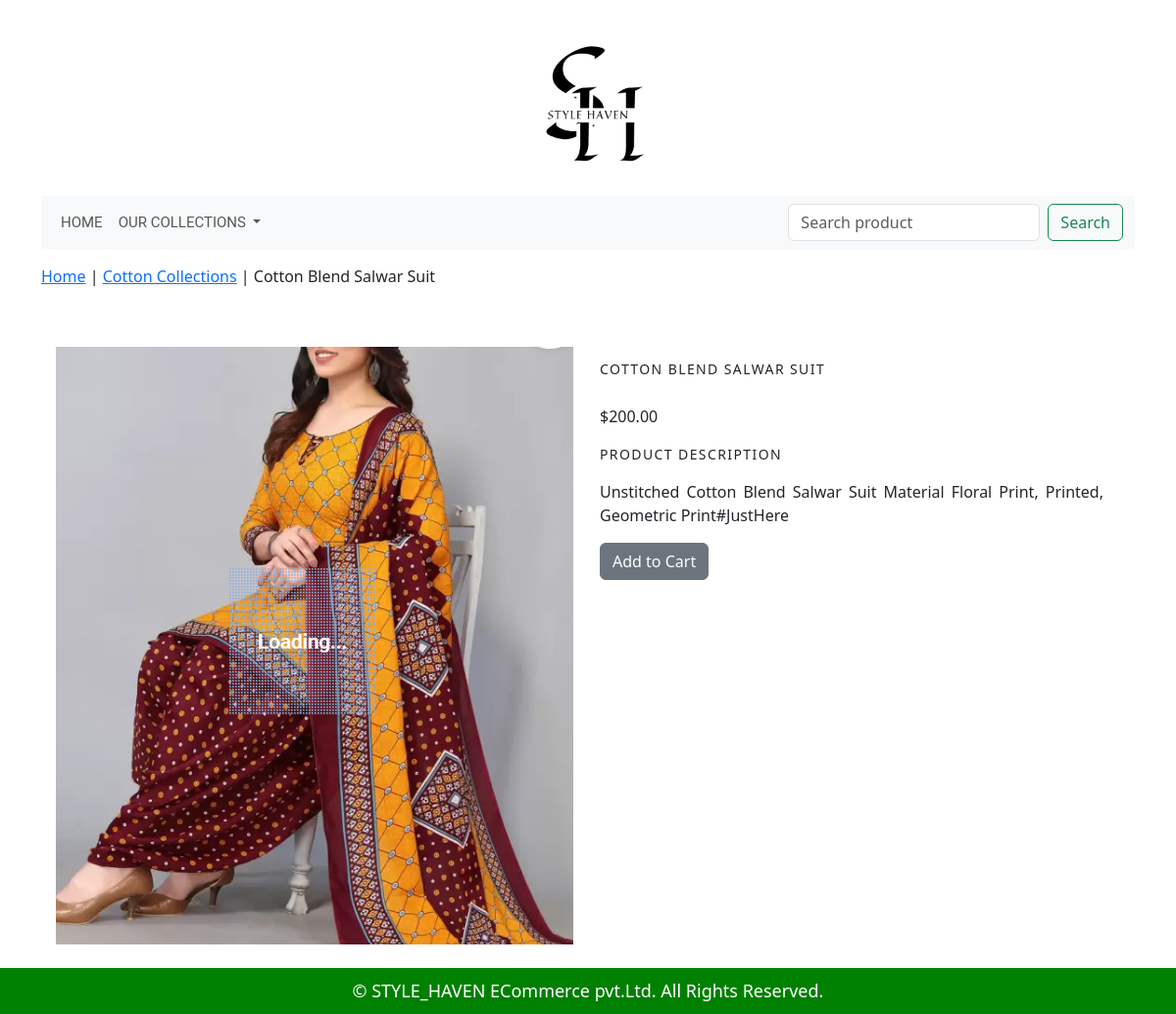
Screenshot of /ecommerce/cotton-collection/maxi-wrap/ with the database file from the repository.
### ecommerce_app/models.py (models this page shows, shortened)
class Product(models.Model):
    name=models.CharField(max_length=250,unique=True)
    slug = models.SlugField(max_length=250, unique=True)
    description = models.TextField(blank=True)
    image = models.ImageField(upload_to='product', blank=True)
    price=models.DecimalField(max_digits=10,decimal_places=2)
    category=models.ForeignKey(Category,on_delete=models.CASCADE)
    stock=models.IntegerField()
    available=models.BooleanField(default=True)
    created=models.DateTimeField(auto_now_add=True)
    updated=models.DateTimeField(auto_now=True)
    class Meta:
        ordering=('name',)
        verbose_name='product'
        verbose_name_plural='products'

class Category(models.Model):
    name=models.CharField(max_length=250,unique=True)
    slug=models.SlugField(max_length=250,unique=True)
    description=models.TextField(blank=True)
    image=models.ImageField(upload_to='category',blank=True)
    class Meta:
        ordering=('name',)
        verbose_name='category'
        verbose_name_plural='categories'
    def get_url(self):
        return reverse('ecommerce_app:products_by_category', args=[self.slug])
    def __str__(self):
        return '{}'.format(self.name)

### ecommerce_app/views.py (the view)
# urls.py: path('<slug:c_slug>/<slug:product_slug>/',views.proDetail,name='prodcatdetail'),
def proDetail(request,c_slug,product_slug):
    try:
        product=Product.objects.get(category__slug=c_slug,slug=product_slug)
    except Exception as e:
        raise e
    return render(request,'product.html',{'product':product})

### cart/context_processors.py (called while the page is built)
def counter(request):
    item_count = 0
    if 'admin' in request.path:
        return {}
    else:
        try:
            cart = Cart.objects.filter(cart_id = _cart_id(request))
            cart_items= CartItem.objects.all().filter(cart=cart[:1])
            for cart_item in cart_items:
                item_count += cart_item.quantity
        except Cart.DoesNotExist:
            item_count = 0
    return {'item_count': item_count}

### cart/views.py (called while the page is built)
def _cart_id(request):
    cart = request.session.session_key
    if not cart:
        cart=request.session.create()
    return cart

### ecommerce_app/context_processors.py (called while the page is built)
def menu_links(request):
    links=Category.objects.all()
    return dict(links=links)

### templates/product.html (shortened to what this page needs)
{% extends 'base.html' %}
{% load static %}
{% block content %}
    <div class="row my_prod_row_class">
      <div class="mx-auto">
        <p><a href="{% url 'ecommerce_app:allProductCat' %}">Home</a> | <a href="{{ product.category.get_url }}">{{ product.category }}</a> | {{ product.name }}</p>
      </div>
    </div>
<div class="container">
    <br>
    <div class="row">
        <div class="col-12 col-sm-12 col-md-12 col-lg-6 text-center">
            <div style="min-width : 18rem;">
                <img src="{{ product.image.url }} " alt="{{ product.name }}">
            </div>
        </div>
            <div class="col-12 col-sm-12 col-md-12 col-lg-6">
                <h1 class="my_prod_title"> {{ product.name }}</h1>
                <p> ${{ product.price }}</p>
                <p class="my_title" > Product Description </p>
                <p class="text-justify my_prod_text"> {{ product.description }}</p>
                {% if product.stock <= 0 %}
                    <p class="text-justify my_prod_text"><b>Out of Stock !!! </b></p>
                {% else %}
                    <a class="btn btn-secondary" href="{% url 'cart:add_cart' product.id %}">Add to Cart</a>
                {% endif %}
            </div>
    </div>
    <br>
</div>
{% endblock %}

### static/css/custom.css (style rules this page uses)
.my_title { font-size: 14px; text-transform: uppercase; letter-spacing: .1em; }
.text-justify { text-align: justify !important; }
.my_prod_row_class { padding-top:15px; padding-bottom:20px; }
.my_prod_title { font-size : 14px; text-transform: uppercase; letter-spacing: .1em; padding-top:15px; padding-bottom:20px; }
.my_prod_text { padding-right: 20px; }

### rows the page displays
Product: category "Cotton Collections", name "Cotton Blend Salwar Suit", image (picture), name "COTTON BLEND SALWAR SUIT", price "200.00", description "Unstitched Cotton Blend Salwar Suit Material Floral Print, Printed, Geometric Print#JustHere"
